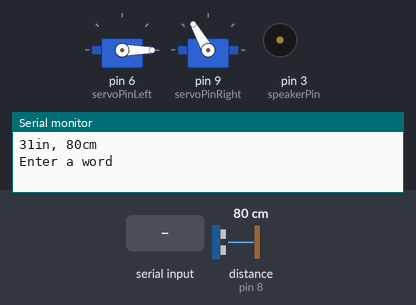
A sketch run on a simulated Arduino Uno, built with avr-gcc and run on an emulated ATmega328P. Shown: 2 × servo, buzzer (waves = sounding, pin HIGH), the last lines printed to the serial monitor. Wiring (inferred from the names in the program): ultrasonic range finder: trigger pin 7; echo pin 8. The test bench sets the inputs (shaded band); at power-on: distance to the obstacle (sensor on pin 8) 80 cm. The echo pulse lasts 58.3 µs per cm; pins used as bus, display or sensor lines are not drawn.

Above: at 1.2 s.
1.3 s: "a\n" received over Serial
At 2.7 s:
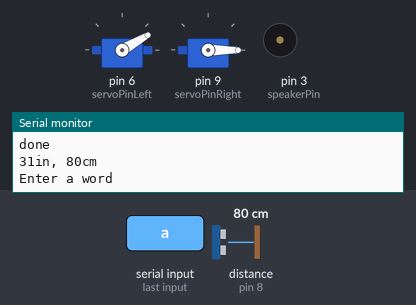
3.6 s: "c\n" received over Serial
At 5.6 s:
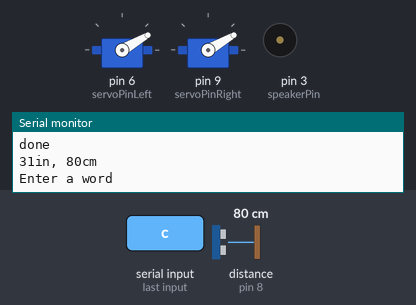
5.9 s: "d\n" received over Serial
At 7.4 s:
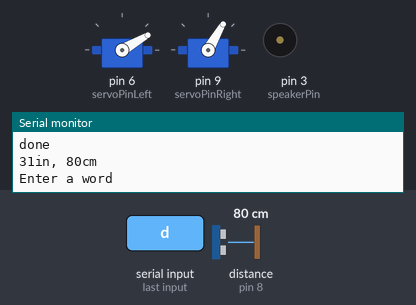
8.2 s: "e\n" received over Serial
At 10.2 s:
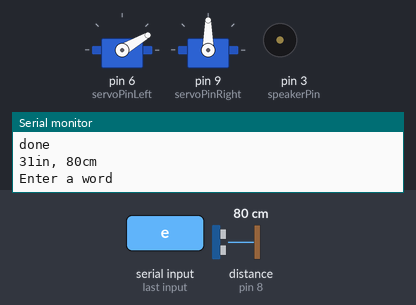
10.5 s: "b\n" received over Serial
At 12.1 s:
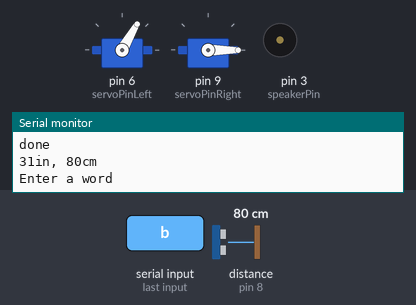
12.8 s: "f\n" received over Serial
At 15.0 s:
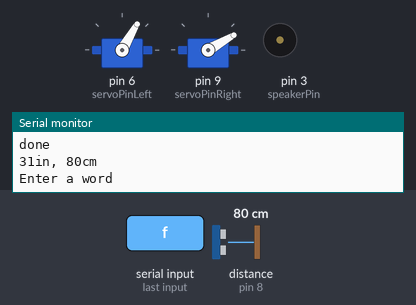
Timing chart, 0 to 16.1 s (numbered marks = the images above; inputs shaded):
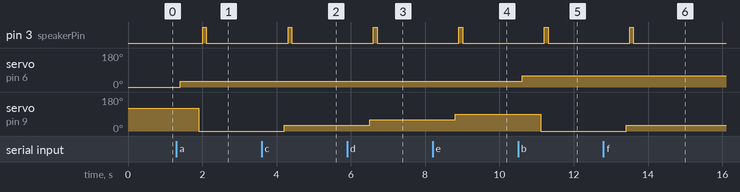

The sketch:

TextToBraille.ino
```cpp
/*
Into Robotics
*/

#include <Servo.h>  //add '<' and '>' before and after servo.h

const int servoPinLeft = 6;
const int servoPinRight = 9;
const int pingPin = 7; // Trigger Pin of Ultrasonic Sensor
const int echoPin = 8; // Echo Pin of Ultrasonic Sensor
const int speakerPin = 3;

bool seen = true;
String wrd = "";
int character = 0;

Servo servoLeft;
Servo servoRight;

int leftServo (char letter);
int rightServo (char letter);
String input ();
//char letter;
void textToBraile();

void setup()
{
  Serial.begin(9600);
  servoLeft.attach(servoPinLeft);
  servoRight.attach(servoPinRight);
  pinMode(speakerPin, OUTPUT);
  servoLeft.write(leftServo(' '));
  servoRight.write(rightServo(' '));
}

void loop()
{
  long duration, inches, cm;
  pinMode(pingPin, OUTPUT);
  digitalWrite(pingPin, LOW);
  delayMicroseconds(2);
  digitalWrite(pingPin, HIGH);
  delayMicroseconds(10);
  digitalWrite(pingPin, LOW);

  pinMode(echoPin, INPUT);
  duration = pulseIn(echoPin, HIGH);
  inches = microsecondsToInches(duration);
  cm = microsecondsToCentimeters(duration);
  Serial.print(inches);
  Serial.print("in, ");
  Serial.print(cm);
  Serial.print("cm");
  Serial.println();
  delay(100);

  if (character == wrd.length()) {
    character = 0;
    wrd = input();
    seen = true;
  } else if (cm < 15) {
    seen = true;
    Serial.println("Read.");
  } else if (cm >= 15 && seen) {
    seen = false;
    textToBraille(wrd.charAt(character++));
  }
}

void textToBraille(char letter) {
  servoLeft.write(leftServo(letter));
  delay(500);
  servoRight.write(rightServo(letter));
  delay(100);
  digitalWrite(speakerPin, HIGH);
  delay(100);
  digitalWrite(speakerPin, LOW);
  Serial.println("done");
}

String input() {
  Serial.println("Enter a word");

  while(!Serial.available()) {
    // wait for input
  }

  return Serial.readStringUntil(10);
}

int leftServo (char letter) {
  int servoAngle = 0;

  if (letter == 'a' || letter == 'c' || letter == 'd' || letter == 'e') {
    servoAngle = 30;
  } else if (letter == 'b' || letter == 'f' || letter == 'g' || letter == 'h') {
    servoAngle = 60;
  } else if (letter == 'i' || letter == 'j' || letter == 'w') {
    servoAngle = 90;
  } else if (letter == 'k' || letter == 'm' || letter == 'n' || letter == 'o' || letter == 'u' || letter == 'x' || letter == 'y' || letter == 'z') {
    servoAngle = 120;
  } else if (letter == 'l' || letter == 'p' || letter == 'q' || letter == 'r' || letter == 'v') {
    servoAngle = 150;
  } else if (letter == 's' || letter == 't') {
    servoAngle = 180;
  } else if (letter == ' ') {
    servoAngle = 0;
  }

  return servoAngle;
}

int rightServo (char letter) {
  int servoAngle = 250;

  if (letter == 'a' || letter == 'b' || letter == 'k' || letter == 'l') {
    servoAngle = 0;
  } else if (letter == 'c' || letter == 'f' || letter == 'i' || letter == 'm' || letter == 'p' || letter == 's') {
    servoAngle = 30;
  } else if (letter == 'd' || letter == 'g' || letter == 'j' || letter == 'n' || letter == 'q' || letter == 't') {
    servoAngle = 60;
  } else if (letter == 'e' || letter == 'h' || letter == 'o' || letter == 'r') {
    servoAngle = 90;
  } else if (letter == 'u' || letter == 'v' || letter == ' ' || letter == 'x') {
    servoAngle = 120;
  } else if (letter == 'w' || letter == 'y') {
    servoAngle = 150;
  } else if (letter == 'z') {
    servoAngle = 180;
  }

  return servoAngle;
}

long microsecondsToInches(long microseconds) {
   return microseconds / 74 / 2;
}

long microsecondsToCentimeters(long microseconds) {
   return microseconds / 29 / 2;
}
```

Measured:
- after the input at 1.3 s, pin 3 (speakerPin): LOW → HIGH after 0.71 s, → LOW 0.10 s later; servo on pin 6 (servoPinLeft): 0° → 30° after 0.11 s; servo on pin 9 (servoPinRight): 120° → 0° after 0.61 s
- after the input at 3.6 s, pin 3 (speakerPin): LOW → HIGH after 0.71 s, → LOW 0.10 s later; servo on pin 9 (servoPinRight): 0° → 30° after 0.61 s
- after the input at 5.9 s, pin 3 (speakerPin): LOW → HIGH after 0.71 s, → LOW 0.10 s later; servo on pin 9 (servoPinRight): 30° → 60° after 0.61 s
- after the input at 8.2 s, pin 3 (speakerPin): LOW → HIGH after 0.71 s, → LOW 0.10 s later; servo on pin 9 (servoPinRight): 60° → 90° after 0.61 s
- after the input at 10.5 s, pin 3 (speakerPin): LOW → HIGH after 0.71 s, → LOW 0.10 s later; servo on pin 6 (servoPinLeft): 30° → 60° after 0.11 s; servo on pin 9 (servoPinRight): 90° → 0° after 0.61 s
- after the input at 12.8 s, pin 3 (speakerPin): LOW → HIGH after 0.71 s, → LOW 0.10 s later; servo on pin 9 (servoPinRight): 0° → 30° after 0.61 s
